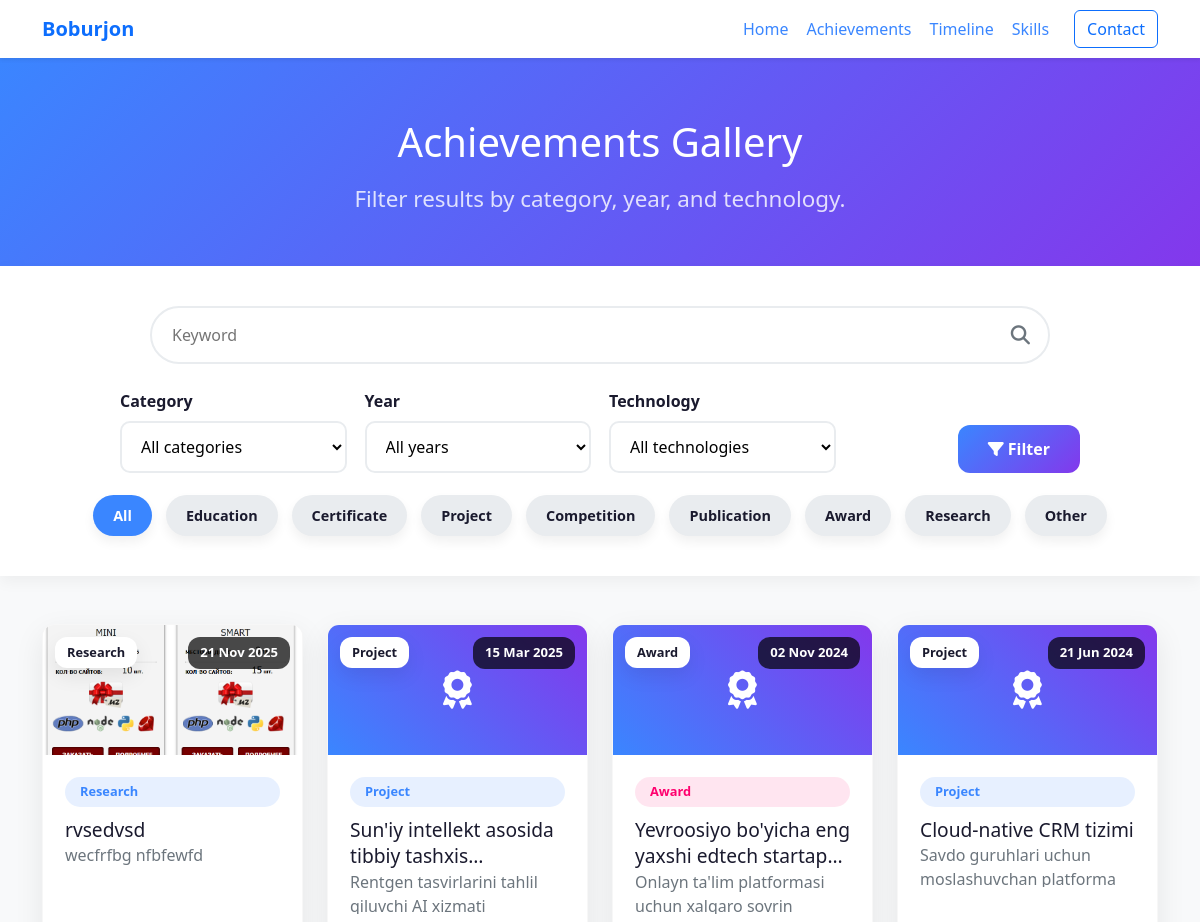
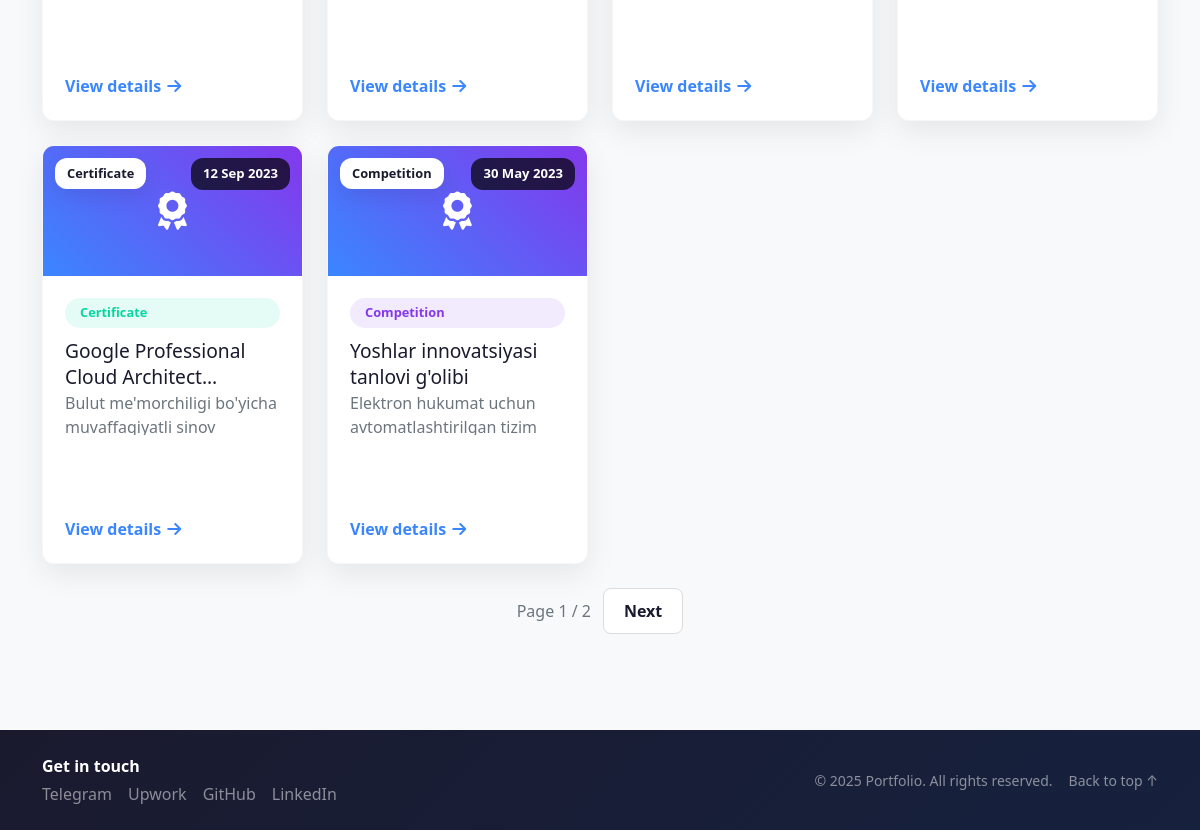
Page /achievements/ on the committed database (2 pictures, top to bottom).
### achievements/models.py (models this page shows, shortened)
class Achievement(models.Model):
    CATEGORY_CHOICES = [
        ("EDUCATION", "Education"),
        ("CERTIFICATE", "Certificate"),
        ("PROJECT", "Project"),
        ("COMPETITION", "Competition"),
        ("PUBLICATION", "Publication"),
        ("AWARD", "Award"),
        ("RESEARCH", "Research"),
        ("OTHER", "Other"),
    ]
    title = models.CharField(max_length=255)
    slug = models.SlugField(max_length=255, unique=True, blank=True)
    category = models.CharField(max_length=20, choices=CATEGORY_CHOICES)
    short_description = models.CharField(max_length=280)
    description = models.TextField()
    date = models.DateField()
    location = models.CharField(max_length=255, blank=True, default="")
    organization = models.CharField(max_length=255, blank=True, default="")
    technologies = models.ManyToManyField(Technology, related_name="achievements", blank=True)
    tags = models.ManyToManyField(Tag, related_name="achievements", blank=True)
    image = models.ImageField(upload_to="images/", blank=True, null=True)
    file = models.FileField(upload_to="files/", blank=True, null=True)
    external_link = models.URLField(blank=True)
    is_featured = models.BooleanField(default=False)
    is_public = models.BooleanField(default=True)
    created_at = models.DateTimeField(auto_now_add=True)
    updated_at = models.DateTimeField(auto_now=True)
    class Meta:
        ordering = ["-date", "-created_at"]

### achievements/views.py (the view)
# urls.py: path("", views.achievement_list_view, name="list"),
def achievement_list_view(request):
    queryset = Achievement.objects.filter(is_public=True)
    search = request.GET.get("search")
    category = request.GET.get("category")
    year = request.GET.get("year")
    technology_slug = request.GET.get("technology")
    if search:
        queryset = queryset.filter(
            Q(title__icontains=search) | Q(short_description__icontains=search) | Q(description__icontains=search)
        )
    if category:
        queryset = queryset.filter(category=category)
    if year:
        queryset = queryset.filter(date__year=year)
    if technology_slug:
        queryset = queryset.filter(technologies__slug=technology_slug)
    queryset = queryset.distinct()
    paginator = Paginator(queryset, 6)
    page_number = request.GET.get("page")
    page_obj = paginator.get_page(page_number)
    filters = {
        "search": search or "",
        "category": category or "",
        "year": year or "",
        "technology": technology_slug or "",
    }
    context = {
        "page_obj": page_obj,
        "filters": filters,
        "categories": Achievement.CATEGORY_CHOICES,
        "technologies": Technology.objects.all(),
        "years": Achievement.objects.filter(is_public=True)
        .dates("date", "year")
        .values_list("date__year", flat=True)
        .distinct()
        .order_by("-date__year"),
    }
    return render(request, "achievements/list.html", context)

### achievements/templates/achievements/list.html (shortened to what this page needs)
{% extends "base.html" %}
{% block content %}
<header class="gallery-hero text-white text-center">
    <div class="container">
        <h1 class="mb-3">Achievements Gallery</h1>
        <p class="hero-subtitle">Filter results by category, year, and technology.</p>
    </div>
</header>
<section class="filter-section">
    <div class="container">
        <form method="get" class="filter-card">
            <div class="search-container">
                <div class="search-box">
                    <input type="search" class="search-input" name="search" placeholder="Keyword" value="{{ filters.search }}" data-debounce="true">
                    <div class="search-icon"><i class="fas fa-search"></i></div>
                </div>
            </div>
            <div class="filter-container">
                <div class="filter-group">
                    <label class="filter-label">Category</label>
                    <select name="category" class="filter-select">
                        <option value="">All categories</option>
                    </select>
                </div>
                <div class="filter-group">
                    <label class="filter-label">Year</label>
                    <select name="year" class="filter-select">
                        <option value="">All years</option>
                    </select>
                </div>
                <div class="filter-group">
                    <label class="filter-label">Technology</label>
                    <select name="technology" class="filter-select">
                        <option value="">All technologies</option>
                    </select>
                </div>
                <div class="filter-group align-self-end">
                    <button class="filter-btn" type="submit"><i class="fas fa-filter me-1"></i>Filter</button>
                </div>
            </div>
            <div class="filter-tags">
                <span class="filter-tag {% if not filters.category %}active{% endif %}" data-filter="">All</span>
                {% for value, label in categories %}
                    <span class="filter-tag {% if filters.category == value %}active{% endif %}" data-filter="{{ value }}">{{ label }}</span>
                {% endfor %}
            </div>
        </form>
    </div>
</section>
<section class="container py-5">
    <div class="gallery">
        {% for achievement in page_obj %}
            <article class="achievement-card" data-category="{{ achievement.category|lower }}" data-year="{{ achievement.date|date:"Y" }}" data-tech="{% if achievement.technologies.first %}{{ achievement.technologies.first.slug }}{% endif %}">
                {% if achievement.image %}
                    <div class="card-image" style="background-image:url('{{ achievement.image.url }}'); background-size:cover; background-position:center;">
                        <span class="card-badge">{{ achievement.get_category_display }}</span>
                        <span class="card-date">{{ achievement.date|date:"d M Y" }}</span>
                    </div>
                {% else %}
                    <div class="card-image">
                        <span class="card-badge">{{ achievement.get_category_display }}</span>
                        <span class="card-date">{{ achievement.date|date:"d M Y" }}</span>
                        <i class="fas fa-award"></i>
                    </div>
                {% endif %}
                <div class="card-content">
                    <span class="card-category {% if achievement.category == 'AWARD' %}mukofot{% elif achievement.category == 'CERTIFICATE' %}sertifikat{% elif achievement.category == 'COMPETITION' %}tanlov{% endif %}">{{ achievement.get_category_display }}</span>
                    <h3 class="card-title">{{ achievement.title }}</h3>
                    <p class="card-description">{{ achievement.short_description }}</p>
                    <a href="{% url 'achievements:detail' achievement.slug %}" class="card-link">View details <i class="fas fa-arrow-right"></i></a>
                </div>
            </article>
        {% empty %}
            <p class="text-muted">No results for the selected filters.</p>
        {% endfor %}
    </div>
    {% if page_obj.has_other_pages %}
        <div class="pagination mt-4">
            <span class="page-info">Page {{ page_obj.number }} / {{ page_obj.paginator.num_pages }}</span>
            {% if page_obj.has_next %}
                <a class="page-btn" href="?page={{ page_obj.next_page_number }}">Next</a>
            {% endif %}
        </div>
    {% endif %}
</section>
{% endblock %}

### rows in the picture
Achievement: image (picture), category "Research", date "21 Nov 2025", title "rvsedvsd", short_description "wecfrfbg nfbfewfd"
Achievement: category "Project", date "15 Mar 2025", title "Sun'iy intellekt asosida tibbiy…", short_description "Rentgen tasvirlarini tahlil qiluvchi AI xizmati"
Achievement: category "Award", date "02 Nov 2024", title "Yevroosiyo bo'yicha eng yaxshi edtech…", short_description "Onlayn ta'lim platformasi uchun xalqaro sovrin"
Achievement: category "Project", date "21 Jun 2024", title "Cloud-native CRM tizimi", short_description "Savdo guruhlari uchun moslashuvchan platforma"
Achievement: category "Certificate", date "12 Sep 2023", title "Google Professional Cloud…", short_description "Bulut me'morchiligi bo'yicha muvaffaqiyatli sinov"
Achievement: category "Competition", date "30 May 2023", title "Yoshlar innovatsiyasi tanlovi g'olibi", short_description "Elektron hukumat uchun avtomatlashtirilgan tizim"

### other values in the picture
{{ label }} "Education" "Certificate" "Project" "Competition" "Publication" "Award" "Research" "Other"
{{ page_obj.number }} "1"
{{ page_obj.paginator.num_pages }} "2"
